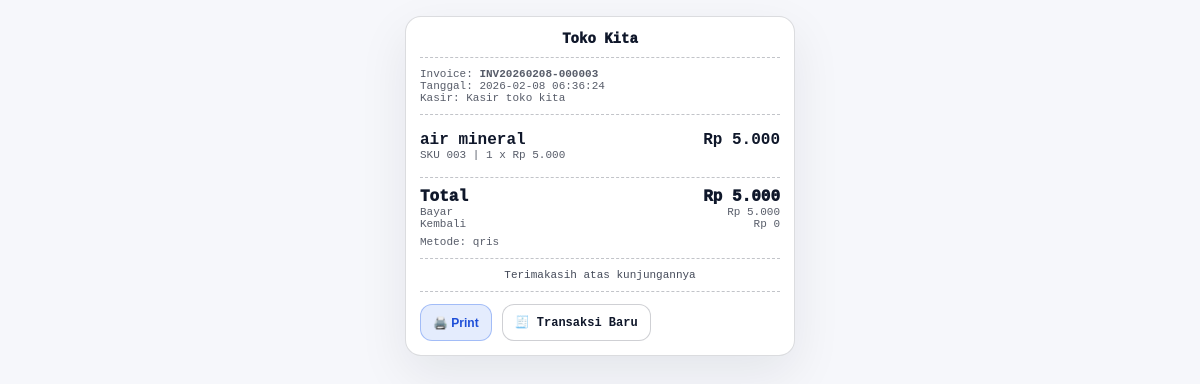
Page /advance/kasir_receipt.php?id=3 (signed in) on the committed database.
### tables this page shows
CREATE TABLE `sales` (
  `id` bigint(20) UNSIGNED NOT NULL,
  `store_id` bigint(20) UNSIGNED NOT NULL,
  `kasir_id` bigint(20) UNSIGNED NOT NULL,
  `shift_id` bigint(20) UNSIGNED DEFAULT NULL,
  `invoice_no` varchar(40) DEFAULT NULL,
  `order_note` varchar(255) NOT NULL DEFAULT '',
  `total` int(10) UNSIGNED NOT NULL DEFAULT 0,
  `paid` int(10) UNSIGNED NOT NULL DEFAULT 0,
  `change_amount` int(11) NOT NULL DEFAULT 0,
  `payment_method` varchar(20) NOT NULL DEFAULT 'cash',
  `kitchen_done` tinyint(1) NOT NULL DEFAULT 0,
  `kitchen_done_at` datetime DEFAULT NULL,
  `created_at` timestamp NOT NULL DEFAULT current_timestamp()
);

CREATE TABLE `stores` (
  `id` bigint(20) UNSIGNED NOT NULL,
  `name` varchar(150) NOT NULL,
  `address` text DEFAULT NULL,
  `phone` varchar(50) DEFAULT NULL,
  `owner_admin_id` bigint(20) UNSIGNED NOT NULL,
  `is_active` tinyint(1) DEFAULT 1,
  `store_type` enum('basic','bom') NOT NULL DEFAULT 'bom',
  `created_at` timestamp NOT NULL DEFAULT current_timestamp(),
  `receipt_header` varchar(255) DEFAULT NULL,
  `receipt_footer` varchar(255) DEFAULT NULL,
  `receipt_show_logo` tinyint(1) DEFAULT 1,
  `receipt_auto_print` tinyint(1) DEFAULT 1,
  `receipt_paper` enum('58mm','80mm') DEFAULT '80mm',
  `receipt_logo_path` varchar(255) DEFAULT NULL
);

CREATE TABLE `users` (
  `id` bigint(20) UNSIGNED NOT NULL,
  `name` varchar(100) NOT NULL,
  `email` varchar(190) NOT NULL,
  `password_hash` varchar(255) NOT NULL,
  `role` enum('developer','admin','kasir','dapur') NOT NULL,
  `created_by` bigint(20) UNSIGNED DEFAULT NULL,
  `is_active` tinyint(1) NOT NULL DEFAULT 1,
  `must_change_password` tinyint(1) NOT NULL DEFAULT 0,
  `created_at` timestamp NOT NULL DEFAULT current_timestamp(),
  `updated_at` timestamp NULL DEFAULT NULL ON UPDATE current_timestamp(),
  `password_reset_at` datetime DEFAULT NULL,
  `password_reset_by` int(11) DEFAULT NULL,
  `last_password_changed_at` datetime DEFAULT NULL
);

CREATE TABLE `sale_items` (
  `id` bigint(20) UNSIGNED NOT NULL,
  `sale_id` bigint(20) UNSIGNED NOT NULL,
  `product_id` bigint(20) UNSIGNED NOT NULL,
  `sku` varchar(60) DEFAULT NULL,
  `name` varchar(150) NOT NULL,
  `price` int(10) UNSIGNED NOT NULL DEFAULT 0,
  `discount_percent` int(10) UNSIGNED NOT NULL DEFAULT 0,
  `discount_amount` int(10) UNSIGNED NOT NULL DEFAULT 0,
  `qty` int(10) UNSIGNED NOT NULL DEFAULT 1,
  `subtotal` int(10) UNSIGNED NOT NULL DEFAULT 0
);

### advance/kasir_receipt.php (the view, shortened to what this page needs)
<?php
require __DIR__ . '/../config/db.php';
function h($s): string { return htmlspecialchars((string)$s, ENT_QUOTES, 'UTF-8'); }
function rupiah(int $n): string { return 'Rp ' . number_format($n, 0, ',', '.'); }
$kasirId = (int)auth_user()['id'];
$id = (int)($_GET['id'] ?? 0);
$saleQ = $pdo->prepare("
  SELECT
    sa.*,
    s.name AS store_name,
    s.address,
    s.phone,
    -- receipt settings
    s.receipt_header,
    s.receipt_footer,
    s.receipt_show_logo,
    s.receipt_auto_print,
    s.receipt_paper,
    s.receipt_logo_path,
    u.name AS kasir_name
  FROM sales sa
  JOIN stores s ON s.id=sa.store_id
  JOIN users u ON u.id=sa.kasir_id
  WHERE sa.id=? AND sa.kasir_id=?
  LIMIT 1
");
$saleQ->execute([$id, $kasirId]);
$sale = $saleQ->fetch(PDO::FETCH_ASSOC);
$itemQ = $pdo->prepare("SELECT sku,name,price,qty,subtotal,discount_percent FROM sale_items WHERE sale_id=? ORDER BY id");
$itemQ->execute([$id]);
$items = $itemQ->fetchAll(PDO::FETCH_ASSOC);
$footerText = (string)($sale['receipt_footer'] ?? '');
$invoiceNo = (string)($sale['invoice_no'] ?? '');
?>
<!doctype html>
<html>
<head>
</head>
<body>
<div class="wrap" id="receipt">
  <div class="center">
    <h3 class="title"><?= h($sale['store_name']) ?></h3>
  </div>
  <hr class="hr">
  <div class="muted">
    <div>Invoice: <b><?= h($invoiceNo) ?></b></div>
    <div>Tanggal: <?= h($sale['created_at']) ?></div>
    <div>Kasir: <?= h($sale['kasir_name']) ?></div>
  </div>
  <hr class="hr">
  <div class="items">
    <?php foreach ($items as $it): ?>
      <?php
        $qty = (int)($it['qty'] ?? 0);
        $price = (int)($it['price'] ?? 0);
        $sub = (int)($it['subtotal'] ?? ($qty * $price));
      ?>
      <div class="item">
        <div style="flex:1;">
          <div style="font-weight:900;"><?= h($it['name'] ?? '') ?></div>
          <div class="muted">
            SKU <?= h($it['sku'] ?? '-') ?> | <?= $qty ?> x <?= rupiah($price) ?>
          </div>
        </div>
        <div style="font-weight:900; white-space:nowrap;"><?= rupiah($sub) ?></div>
      </div>
    <?php endforeach; ?>
  </div>
  <hr class="hr">
  <div class="row" style="font-weight:1000;">
    <div>Total</div>
    <div><?= rupiah((int)$sale['total']) ?></div>
  </div>
  <div class="row muted">
    <div>Bayar</div>
    <div><?= rupiah((int)$sale['paid']) ?></div>
  </div>
  <div class="row muted">
    <div>Kembali</div>
    <div><?= rupiah((int)$sale['change_amount']) ?></div>
  </div>
  <div class="muted" style="margin-top:6px;">Metode: <?= h($sale['payment_method'] ?? '-') ?></div>
  <?php if (trim($footerText) !== ''): ?>
    <hr class="hr">
    <div class="center"><pre><?= h($footerText) ?></pre></div>
  <?php endif; ?>
  <hr class="hr">
  <div class="btns">
    <button class="btn primary" onclick="window.print()">🖨️ Print</button>
    <a class="btn" href="kasir_pos.php">🧾 Transaksi Baru</a>
  </div>
</div>
</body>
</html>

### rows in the picture
sales: store.name "Toko Kita", invoice_no "INV20260208-000003", created_at "2026-02-08 06:36:24", users.name "Kasir toko kita", total "Rp 5.000", paid "Rp 5.000", change_amount "Rp 0", payment_method "qris", store.receipt_footer "Terimakasih atas kunjungannya"
sale_items: name "air mineral", sku "003", qty "1", price "Rp 5.000", subtotal "Rp 5.000"
